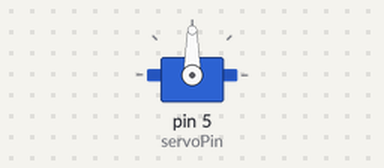
Simulated run of this sketch. Board: Arduino Uno, built with avr-gcc and run on an emulated ATmega328P. Parts: servo.

Above: at 0.05 s.
At 1.5 s:
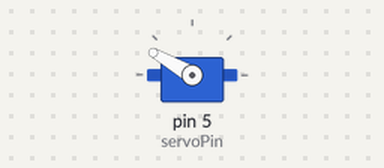
At 3.0 s:
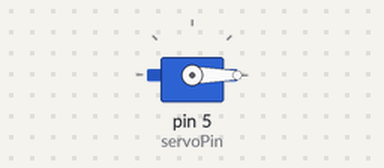
Timing chart, 0 to 6.9 s (numbered marks = the images above):
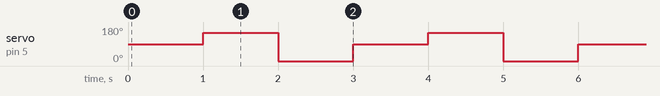

Measured:
- by itself, servo on pin 5 (servoPin): repeats every 3.0 s: 0° 1.0 s, 90° 1.0 s, 150° 1.0 s

The sketch:

servo_simple.ino
```cpp
#include <Servo.h>

int servoPin = 5;
Servo servoObj;

void setup() {
  servoObj.attach(servoPin );
  servoObj.write(0);
}

void loop() {
  servoObj.write(90);
  delay(1000);
  servoObj.write(150);
  delay(1000);
  servoObj.write(0);
  delay(1000);
}
```
